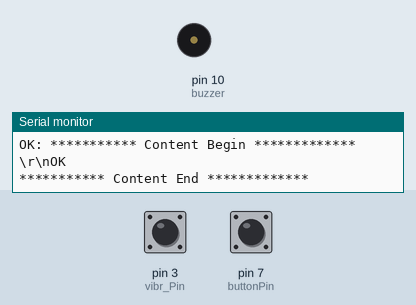
This sketch was run on a simulated Arduino Uno, built with avr-gcc and run on an emulated ATmega328P. Shown: buzzer (waves = sounding), the last lines printed to the serial monitor. The test bench sets the inputs (shaded band); at power-on: pin 3 (vibr_Pin) LOW, pin 7 (buttonPin) LOW. The modem accepts every AT command (registered, SIM ready, sends succeed) and sends nothing else.

Above: at 7.1 s.
7.2 s: pin 3 (vibr_Pin) pulsed HIGH 2 times (0.12 s each, 0.3 s apart)
At 8.7 s:
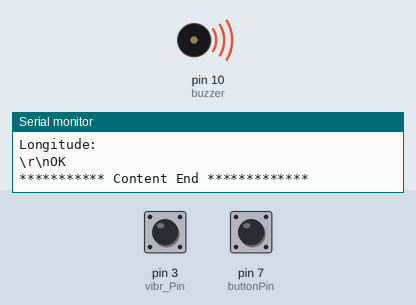
Timing chart, 0 to 13.9 s (numbered marks = the images above; inputs shaded):
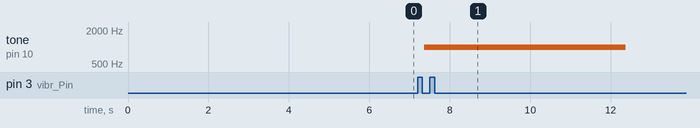

The sketch:

collision_with_iot_gps.ino
```cpp
#include <AltSoftSerial.h>
AltSoftSerial A7board;

int8_t answer;
char* latitude;
char* longitude;
char* fields[15];
const int buttonPin = 7;
const int vibr_Pin = 3;
const int buzzer = 10;
bool value = false;
char phone_no[]="01718383510";
/************************************************************************************************/
void setup() {
  pinMode(buttonPin, INPUT);
  pinMode(vibr_Pin, INPUT);
  pinMode(buzzer, OUTPUT);
  String cont;
  Serial.begin(19200);
  A7board.begin(19200);

  Serial.println("Start");
  A7board.listen();

  Serial.print("Swiching to 19200 baudrait -> ");
  while (answer == 0) {   // Send AT every two seconds and wait for the answer
    answer = sendATcommand("AT", "OK", 2000, cont);
    Serial.print("*");
  }
  Serial.println("");

  sendCommand("AT+CREG=0", "OK", 2000, 1000, cont);
  sendCommand("AT+CIPMUX=0", "OK", 2000, 1000, cont);
  sendCommand("AT+CGATT=1", "OK", 4000, 1000, cont);
  sendCommand("AT+CSTT=""wap"",""0000"",""0000""", "OK", 2000, 0, cont);
  sendCommand("AT+CIICR", "OK", 5000, 1000, cont);
  sendCommand("AT+CIFSR", "OK", 2000, 1000, cont);
  sendCommand("AT+GPS=1", "OK", 2000, 0, cont);
}

/************************************************************************************************/
void loop() {
  noTone(buzzer);
  if(digitalRead(buttonPin) == HIGH){
    SendTextMessage();
  }
  long measurement = TP_init();
  delay(50);
  if(measurement > 100){
    unsigned long starttime = millis();
    unsigned long endtime = starttime;
    while ((endtime - starttime) <= 5000)
    {
      tone(buzzer, 1000);
      if (digitalRead(buttonPin) == HIGH) {
        value = true;
        break;
      }
      endtime = millis();
    }
    noTone(buzzer);
    if (!value) {
      SendTextMessage();
    } else {
      value = false;
    }
  }
  uploadGPS();
  //delay(10000);
}

/************************************************************************************************/
void uploadGPS() {
  String ans;
  int i;
  if (sendCommand("AT+GPSRD", "OK", 10000, 0, ans)) {
    String latt = (char*)latitude;
    String lont = (char*)longitude;
    if ((latt.toInt() != 0) && (lont.toInt() != 0)) {
      sendCommand("AT+CIPSTART=\"TCP\",\"api.thingspeak.com\",80", "CONNECT OK", 5000, 1000, ans);
      sendCommand("AT+CIPSEND=44", ">", 2000, 500, ans);
      A7board.println("GET /update?api_key=DYHXEIQHNADFA68L&field1=" + latt + "&field2=" + lont + "&field3=10");
      delay(5000);
      print_result();
    }
  }
}

/************************************************************************************************/
long TP_init(){
  delay(10);
  long measurement=pulseIn (vibr_Pin, HIGH);  //wait for the pin to get HIGH and returns measurement
  return measurement;
}

/************************************************************************************************/
void SendTextMessage() {
  //String ans;
  String latt = (char*)latitude;
  String lont = (char*)longitude;
  if ((latt.toInt() != 0) && (lont.toInt() != 0)) {
    float b = latt.toFloat();
    int c = b / 100;
    float d = b - (c*100);
    float lattval = c + (d/60);
    float b1 = lont.toFloat();
    int c1 = b1 / 100;
    float d1 = b1 - (c1*100);
    float lontval = c1 + (d1/60);
    String msg = "In danger. http://maps.google.com/maps?f=q&q="+String(lattval)+","+String(lontval)+"&z=16";
    A7board.println("AT+CMGF=1");
    delay(2000);
    print_result();
    A7board.print("AT+CMGS=\"");
    A7board.print(phone_no);
    A7board.write(0x22);
    A7board.write(0x0D);  // hex equivalent of Carraige return
    A7board.write(0x0A);  // hex equivalent of newline
    delay(2000);
    print_result();
    A7board.print(msg);
    delay(500);
    A7board.println (char(26));//the ASCII code of the ctrl+z is 26
    print_result();
  }
}

/************************************************************************************************/
int8_t sendATcommand(String ATcommand, String expected_answer, unsigned int timeout, String &content) {
  uint8_t answer = 0;
  unsigned long previous;

  delay(100); // Delay to be sure no passed commands interfere
  while ( A7board.available() > 0) A7board.read();   // Wait for clean input buffer
  A7board.println(ATcommand);
  previous = millis();
  content = "";
  // this loop waits for the answer
  do {
    // if there are data in the UART input buffer, reads it and checks for the asnwer
    if (A7board.available() != 0) {
      String part = String(char(A7board.read()));
      content += part;

      // check if the desired answer is in the response of the module
      if (content.indexOf(expected_answer) > 0) {
        answer = 1;
      }
    }
  } while ((answer == 0) && ((millis() - previous) < timeout));
  return answer;
}

/************************************************************************************************/
boolean sendCommand(String cmd, String expAnsw, unsigned int timeout, unsigned int freez, String &cont) {
  //String cont;
  cont = "";
  boolean stat = false;
  if (sendATcommand(cmd, expAnsw, timeout, cont) == 1) {
    Serial.print("OK: ");
//    Serial.print(cmd);
//    Serial.print("(Wait for: ");
//    Serial.print(replace4VIEW(expAnsw));
//    Serial.println(")");
    stat = true;
  } else {
    Serial.print("ERROR: ");
//    Serial.print(cmd);
//    Serial.print("(Wait for: ");
//    Serial.print(replace4VIEW(expAnsw));
//    Serial.println(")");
    stat = false;
  }
  Serial.println("*********** Content Begin *************");
  if(cmd.equals("AT+GPSRD")){
    char data[92];
    cont.toCharArray(data, 92) ;
    char* value;
    value = strtok (data, ",");
    int i = 0;
    while (value != NULL) {
      fields[i] = value;
      value = strtok (NULL, ",");
      i++;
    }
    Serial.print("Latitude: ");
    latitude = fields[2];
    Serial.print(latitude);
    Serial.println(fields[3]);
    Serial.print("Longitude: ");
    longitude = fields[4];
    Serial.print(longitude);
    Serial.println(fields[5]);

    //convert2Degrees(latitude);
    //convert2Degrees(longitude);
  }
  Serial.println(replace4VIEW(cont));
  Serial.println("*********** Content End *************");
  Serial.println();
  delay(freez);
  return stat;
}
String replace4URL(String txt) {
  txt.replace("\r", "%0D");
  txt.replace("\n", "%0A");
  return (txt);
}
String replace4VIEW(String txt) {
  txt.replace("\r", "\\r");
  txt.replace("\n", "\\n");
  return (txt);
}

/************************************************************************************************/
int8_t convert2Degrees(char* input) {
  float deg;
  float minutes;
  boolean neg = false;

  //auxiliar variable
  char aux[10];

  if (input[0] == '-') {
    neg = true;
    strcpy(aux, strtok(input + 1, "."));
  } else {
    strcpy(aux, strtok(input, "."));
  }

  // convert string to integer and add it to final float variable
  deg = atof(aux);

  strcpy(aux, strtok(NULL, '\0'));
  minutes = atof(aux);
  minutes /= 1000000;
  if (deg < 100) {
    minutes += deg;
    deg = 0;
  } else {
    minutes += int(deg) % 100;
    deg = int(deg) / 100;
  }

  // add minutes to degrees
  deg = deg + minutes / 60;


  if (neg == true) {
    deg *= -1.0;
  }

  neg = false;

  if ( deg < 0 ) {
    neg = true;
    deg *= -1;
  }

  float numberFloat = deg;
  int intPart[10];
  int digit;
  long newNumber = (long)numberFloat;
  int size = 0;

  while (1) {
    size = size + 1;
    digit = newNumber % 10;
    newNumber = newNumber / 10;
    intPart[size - 1] = digit;
    if (newNumber == 0) {
      break;
    }
  }

  int index = 0;
  if ( neg ) {
    index++;
    input[0] = '-';
  }
  for (int i = size - 1; i >= 0; i--) {
    input[index] = intPart[i] + '0';
    index++;
  }

  input[index] = '.';
  index++;

  numberFloat = (numberFloat - (int)numberFloat);
  for (int i = 1; i <= 6 ; i++) {
    numberFloat = numberFloat * 10;
    digit = (long)numberFloat;
    numberFloat = numberFloat - digit;
    input[index] = char(digit) + 48;
    index++;
  }
  input[index] = '\0';
}

/************************************************************************************************/
void print_result() {
  while ( A7board.available() != 0)
    Serial.write( A7board.read());
  Serial.println();
}
```

Measured:
- after the input at 7.2 s, tone on pin 10 (buzzer): silent → 1000 Hz after 0.17 s, → silent 5.0 s later
